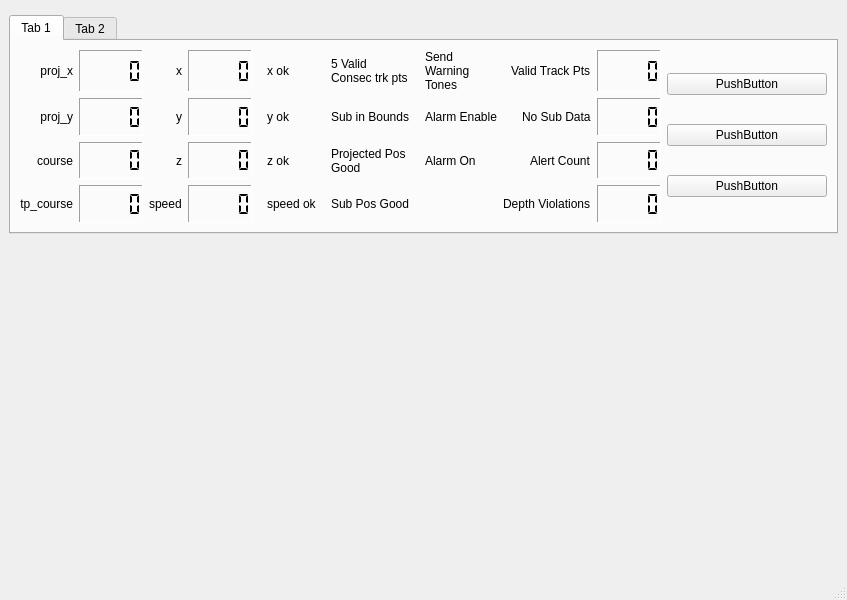
<?xml version="1.0" encoding="UTF-8"?>
<ui version="4.0">
 <class>UEWS_Tracking_GUI</class>
 <widget class="QMainWindow" name="UEWS_Tracking_GUI">
  <property name="geometry">
   <rect>
    <x>0</x>
    <y>0</y>
    <width>847</width>
    <height>600</height>
   </rect>
  </property>
  <property name="windowTitle">
   <string>UEWS Tracking GUI</string>
  </property>
  <widget class="QWidget" name="centralwidget">
   <layout class="QVBoxLayout" name="verticalLayout" stretch="0,4,6">
    <item>
     <widget class="StateReceiver" name="StateReceiver" native="true">
      <property name="maximumSize">
       <size>
        <width>3</width>
        <height>0</height>
       </size>
      </property>
     </widget>
    </item>
    <item>
     <widget class="QTabWidget" name="tabWidget">
      <property name="tabPosition">
       <enum>QTabWidget::North</enum>
      </property>
      <property name="tabShape">
       <enum>QTabWidget::Rounded</enum>
      </property>
      <property name="currentIndex">
       <number>0</number>
      </property>
      <property name="iconSize">
       <size>
        <width>16</width>
        <height>16</height>
       </size>
      </property>
      <property name="elideMode">
       <enum>Qt::ElideNone</enum>
      </property>
      <property name="tabsClosable">
       <bool>false</bool>
      </property>
      <property name="movable">
       <bool>false</bool>
      </property>
      <widget class="QWidget" name="tab">
       <attribute name="title">
        <string>Tab 1</string>
       </attribute>
       <layout class="QHBoxLayout" name="horizontalLayout" stretch="8,2">
        <item>
         <layout class="QGridLayout" name="gridLayout" rowstretch="0,0,0,0,0" columnstretch="5,4,5,4,4,5,4,5,4,5,5,4">
          <property name="sizeConstraint">
           <enum>QLayout::SetMaximumSize</enum>
          </property>
          <property name="bottomMargin">
           <number>0</number>
          </property>
          <property name="verticalSpacing">
           <number>6</number>
          </property>
          <item row="1" column="10" alignment="Qt::AlignRight">
           <widget class="QLabel" name="valid_track_points">
            <property name="text">
             <string>Valid Track Pts</string>
            </property>
           </widget>
          </item>
          <item row="2" column="7">
           <widget class="QLabel" name="sub_in_bounds">
            <property name="text">
             <string>Sub in Bounds</string>
            </property>
           </widget>
          </item>
          <item row="2" column="0">
           <widget class="QLabel" name="ProjectedY">
            <property name="text">
             <string>proj_y</string>
            </property>
            <property name="alignment">
             <set>Qt::AlignRight|Qt::AlignTrailing|Qt::AlignVCenter</set>
            </property>
           </widget>
          </item>
          <item row="3" column="8">
           <widget class="QLed" name="alarm_on_indicator" native="true"/>
          </item>
          <item row="1" column="1">
           <widget class="QLCDNumber" name="proj_x_val">
            <property name="autoFillBackground">
             <bool>false</bool>
            </property>
            <property name="frameShape">
             <enum>QFrame::Panel</enum>
            </property>
            <property name="frameShadow">
             <enum>QFrame::Sunken</enum>
            </property>
            <property name="lineWidth">
             <number>1</number>
            </property>
            <property name="midLineWidth">
             <number>1</number>
            </property>
            <property name="smallDecimalPoint">
             <bool>false</bool>
            </property>
            <property name="segmentStyle">
             <enum>QLCDNumber::Flat</enum>
            </property>
           </widget>
          </item>
          <item row="1" column="11">
           <widget class="QLCDNumber" name="valid_track_pts_val">
            <property name="autoFillBackground">
             <bool>false</bool>
            </property>
            <property name="frameShape">
             <enum>QFrame::Panel</enum>
            </property>
            <property name="frameShadow">
             <enum>QFrame::Sunken</enum>
            </property>
            <property name="lineWidth">
             <number>1</number>
            </property>
            <property name="midLineWidth">
             <number>1</number>
            </property>
            <property name="segmentStyle">
             <enum>QLCDNumber::Flat</enum>
            </property>
           </widget>
          </item>
          <item row="4" column="7">
           <widget class="QLabel" name="sub_pos_good">
            <property name="text">
             <string>Sub Pos Good</string>
            </property>
           </widget>
          </item>
          <item row="4" column="11">
           <widget class="QLCDNumber" name="depth_violations_val">
            <property name="autoFillBackground">
             <bool>false</bool>
            </property>
            <property name="frameShape">
             <enum>QFrame::Panel</enum>
            </property>
            <property name="frameShadow">
             <enum>QFrame::Sunken</enum>
            </property>
            <property name="lineWidth">
             <number>1</number>
            </property>
            <property name="midLineWidth">
             <number>1</number>
            </property>
            <property name="segmentStyle">
             <enum>QLCDNumber::Flat</enum>
            </property>
           </widget>
          </item>
          <item row="3" column="11">
           <widget class="QLCDNumber" name="alert_count_val">
            <property name="autoFillBackground">
             <bool>false</bool>
            </property>
            <property name="frameShape">
             <enum>QFrame::Panel</enum>
            </property>
            <property name="frameShadow">
             <enum>QFrame::Sunken</enum>
            </property>
            <property name="lineWidth">
             <number>1</number>
            </property>
            <property name="midLineWidth">
             <number>1</number>
            </property>
            <property name="segmentStyle">
             <enum>QLCDNumber::Flat</enum>
            </property>
           </widget>
          </item>
          <item row="3" column="3">
           <widget class="QLCDNumber" name="z_val">
            <property name="autoFillBackground">
             <bool>false</bool>
            </property>
            <property name="frameShape">
             <enum>QFrame::Panel</enum>
            </property>
            <property name="frameShadow">
             <enum>QFrame::Sunken</enum>
            </property>
            <property name="lineWidth">
             <number>1</number>
            </property>
            <property name="midLineWidth">
             <number>1</number>
            </property>
            <property name="segmentStyle">
             <enum>QLCDNumber::Flat</enum>
            </property>
           </widget>
          </item>
          <item row="2" column="11">
           <widget class="QLCDNumber" name="no_sub_data_val">
            <property name="autoFillBackground">
             <bool>false</bool>
            </property>
            <property name="frameShape">
             <enum>QFrame::Panel</enum>
            </property>
            <property name="frameShadow">
             <enum>QFrame::Sunken</enum>
            </property>
            <property name="lineWidth">
             <number>1</number>
            </property>
            <property name="midLineWidth">
             <number>1</number>
            </property>
            <property name="segmentStyle">
             <enum>QLCDNumber::Flat</enum>
            </property>
           </widget>
          </item>
          <item row="2" column="10" alignment="Qt::AlignRight">
           <widget class="QLabel" name="no_sub_data">
            <property name="text">
             <string>No Sub Data</string>
            </property>
           </widget>
          </item>
          <item row="2" column="1">
           <widget class="QLCDNumber" name="proj_y_val">
            <property name="autoFillBackground">
             <bool>false</bool>
            </property>
            <property name="frameShape">
             <enum>QFrame::Panel</enum>
            </property>
            <property name="frameShadow">
             <enum>QFrame::Sunken</enum>
            </property>
            <property name="lineWidth">
             <number>1</number>
            </property>
            <property name="midLineWidth">
             <number>1</number>
            </property>
            <property name="segmentStyle">
             <enum>QLCDNumber::Flat</enum>
            </property>
           </widget>
          </item>
          <item row="1" column="5">
           <widget class="QLabel" name="x_ok">
            <property name="text">
             <string>x ok</string>
            </property>
           </widget>
          </item>
          <item row="4" column="4">
           <widget class="QLed" name="speed_ok_indicator" native="true"/>
          </item>
          <item row="1" column="8">
           <widget class="QLed" name="send_warn_tones_indicator" native="true"/>
          </item>
          <item row="4" column="0">
           <widget class="QLabel" name="tp_course">
            <property name="text">
             <string>tp_course</string>
            </property>
            <property name="alignment">
             <set>Qt::AlignRight|Qt::AlignTrailing|Qt::AlignVCenter</set>
            </property>
           </widget>
          </item>
          <item row="4" column="3">
           <widget class="QLCDNumber" name="speed_val">
            <property name="autoFillBackground">
             <bool>false</bool>
            </property>
            <property name="frameShape">
             <enum>QFrame::Panel</enum>
            </property>
            <property name="frameShadow">
             <enum>QFrame::Sunken</enum>
            </property>
            <property name="lineWidth">
             <number>1</number>
            </property>
            <property name="midLineWidth">
             <number>1</number>
            </property>
            <property name="segmentStyle">
             <enum>QLCDNumber::Flat</enum>
            </property>
           </widget>
          </item>
          <item row="4" column="2" alignment="Qt::AlignRight">
           <widget class="QLabel" name="speed">
            <property name="text">
             <string>speed</string>
            </property>
           </widget>
          </item>
          <item row="2" column="8">
           <widget class="QLed" name="alarm_enable_indicator" native="true"/>
          </item>
          <item row="3" column="5">
           <widget class="QLabel" name="z_ok">
            <property name="text">
             <string>z ok</string>
            </property>
           </widget>
          </item>
          <item row="3" column="7">
           <widget class="QLabel" name="proj_pos_good">
            <property name="text">
             <string>Projected Pos Good</string>
            </property>
            <property name="wordWrap">
             <bool>true</bool>
            </property>
           </widget>
          </item>
          <item row="2" column="2" alignment="Qt::AlignRight">
           <widget class="QLabel" name="y">
            <property name="text">
             <string>y</string>
            </property>
           </widget>
          </item>
          <item row="1" column="7">
           <widget class="QLabel" name="valid_track_pts">
            <property name="text">
             <string>5 Valid Consec trk pts</string>
            </property>
            <property name="wordWrap">
             <bool>true</bool>
            </property>
           </widget>
          </item>
          <item row="1" column="3">
           <widget class="QLCDNumber" name="x_val">
            <property name="autoFillBackground">
             <bool>false</bool>
            </property>
            <property name="frameShape">
             <enum>QFrame::Panel</enum>
            </property>
            <property name="frameShadow">
             <enum>QFrame::Sunken</enum>
            </property>
            <property name="lineWidth">
             <number>1</number>
            </property>
            <property name="midLineWidth">
             <number>1</number>
            </property>
            <property name="segmentStyle">
             <enum>QLCDNumber::Flat</enum>
            </property>
           </widget>
          </item>
          <item row="3" column="6">
           <widget class="QLed" name="proj_pos_good_indicator" native="true"/>
          </item>
          <item row="3" column="1">
           <widget class="QLCDNumber" name="course_val">
            <property name="autoFillBackground">
             <bool>false</bool>
            </property>
            <property name="frameShape">
             <enum>QFrame::Panel</enum>
            </property>
            <property name="frameShadow">
             <enum>QFrame::Sunken</enum>
            </property>
            <property name="lineWidth">
             <number>1</number>
            </property>
            <property name="midLineWidth">
             <number>1</number>
            </property>
            <property name="smallDecimalPoint">
             <bool>false</bool>
            </property>
            <property name="segmentStyle">
             <enum>QLCDNumber::Flat</enum>
            </property>
           </widget>
          </item>
          <item row="3" column="2" alignment="Qt::AlignRight">
           <widget class="QLabel" name="z">
            <property name="text">
             <string>z</string>
            </property>
           </widget>
          </item>
          <item row="3" column="0">
           <widget class="QLabel" name="Course">
            <property name="text">
             <string>course</string>
            </property>
            <property name="alignment">
             <set>Qt::AlignRight|Qt::AlignTrailing|Qt::AlignVCenter</set>
            </property>
           </widget>
          </item>
          <item row="1" column="2" alignment="Qt::AlignRight">
           <widget class="QLabel" name="x">
            <property name="text">
             <string>x</string>
            </property>
           </widget>
          </item>
          <item row="1" column="6">
           <widget class="QLed" name="valid_trk_pts_indicator" native="true"/>
          </item>
          <item row="1" column="4">
           <widget class="QLed" name="x_ok_indicator" native="true"/>
          </item>
          <item row="1" column="9">
           <widget class="QLabel" name="send_warn_tones">
            <property name="text">
             <string>Send Warning Tones</string>
            </property>
            <property name="wordWrap">
             <bool>true</bool>
            </property>
           </widget>
          </item>
          <item row="2" column="4">
           <widget class="QLed" name="y_ok_indicator" native="true"/>
          </item>
          <item row="2" column="5">
           <widget class="QLabel" name="y_ok">
            <property name="text">
             <string>y ok</string>
            </property>
           </widget>
          </item>
          <item row="2" column="6">
           <widget class="QLed" name="sub_in_indicator" native="true"/>
          </item>
          <item row="1" column="0">
           <widget class="QLabel" name="ProjectedX">
            <property name="frameShape">
             <enum>QFrame::NoFrame</enum>
            </property>
            <property name="frameShadow">
             <enum>QFrame::Plain</enum>
            </property>
            <property name="text">
             <string>proj_x</string>
            </property>
            <property name="scaledContents">
             <bool>false</bool>
            </property>
            <property name="alignment">
             <set>Qt::AlignRight|Qt::AlignTrailing|Qt::AlignVCenter</set>
            </property>
           </widget>
          </item>
          <item row="3" column="4">
           <widget class="QLed" name="z_ok_indicator" native="true"/>
          </item>
          <item row="2" column="9">
           <widget class="QLabel" name="alarm_enable">
            <property name="text">
             <string>Alarm Enable</string>
            </property>
           </widget>
          </item>
          <item row="4" column="1">
           <widget class="QLCDNumber" name="tp_course_val">
            <property name="autoFillBackground">
             <bool>false</bool>
            </property>
            <property name="frameShape">
             <enum>QFrame::Panel</enum>
            </property>
            <property name="frameShadow">
             <enum>QFrame::Sunken</enum>
            </property>
            <property name="lineWidth">
             <number>1</number>
            </property>
            <property name="midLineWidth">
             <number>1</number>
            </property>
            <property name="smallDecimalPoint">
             <bool>false</bool>
            </property>
            <property name="segmentStyle">
             <enum>QLCDNumber::Flat</enum>
            </property>
           </widget>
          </item>
          <item row="4" column="6">
           <widget class="QLed" name="sub_pos_good_indicator" native="true"/>
          </item>
          <item row="3" column="10" alignment="Qt::AlignRight">
           <widget class="QLabel" name="alert_count">
            <property name="text">
             <string>Alert Count</string>
            </property>
           </widget>
          </item>
          <item row="4" column="10" alignment="Qt::AlignRight">
           <widget class="QLabel" name="depth_violations">
            <property name="text">
             <string>Depth Violations</string>
            </property>
           </widget>
          </item>
          <item row="3" column="9">
           <widget class="QLabel" name="alarm_on">
            <property name="text">
             <string>Alarm On</string>
            </property>
           </widget>
          </item>
          <item row="2" column="3">
           <widget class="QLCDNumber" name="y_val">
            <property name="autoFillBackground">
             <bool>false</bool>
            </property>
            <property name="frameShape">
             <enum>QFrame::Panel</enum>
            </property>
            <property name="frameShadow">
             <enum>QFrame::Sunken</enum>
            </property>
            <property name="lineWidth">
             <number>1</number>
            </property>
            <property name="midLineWidth">
             <number>1</number>
            </property>
            <property name="segmentStyle">
             <enum>QLCDNumber::Flat</enum>
            </property>
           </widget>
          </item>
          <item row="4" column="5">
           <widget class="QLabel" name="speed_ok">
            <property name="text">
             <string>speed ok</string>
            </property>
           </widget>
          </item>
         </layout>
        </item>
        <item>
         <layout class="QVBoxLayout" name="verticalLayout_2">
          <item>
           <widget class="QPushButton" name="pushButton_3">
            <property name="text">
             <string>PushButton</string>
            </property>
           </widget>
          </item>
          <item>
           <widget class="QPushButton" name="pushButton_2">
            <property name="text">
             <string>PushButton</string>
            </property>
           </widget>
          </item>
          <item>
           <widget class="QPushButton" name="pushButton">
            <property name="text">
             <string>PushButton</string>
            </property>
           </widget>
          </item>
         </layout>
        </item>
       </layout>
      </widget>
      <widget class="QWidget" name="tab_2">
       <attribute name="title">
        <string>Tab 2</string>
       </attribute>
      </widget>
     </widget>
    </item>
    <item>
     <widget class="Canvas" name="TrackingCanvas" native="true"/>
    </item>
   </layout>
  </widget>
  <widget class="QMenuBar" name="menubar">
   <property name="geometry">
    <rect>
     <x>0</x>
     <y>0</y>
     <width>847</width>
     <height>21</height>
    </rect>
   </property>
  </widget>
  <widget class="QStatusBar" name="statusbar"/>
 </widget>
 <customwidgets>
  <customwidget>
   <class>QLed</class>
   <extends>QWidget</extends>
   <header>QLed</header>
   <container>1</container>
   <slots>
    <slot>setValue(bool)</slot>
    <slot>setOnColour(int)</slot>
    <slot>setOffColour(int)</slot>
   </slots>
  </customwidget>
  <customwidget>
   <class>Canvas</class>
   <extends>QWidget</extends>
   <header>tracking_grid</header>
   <container>1</container>
   <slots>
    <slot>new_state()</slot>
   </slots>
  </customwidget>
  <customwidget>
   <class>StateReceiver</class>
   <extends>QWidget</extends>
   <header>state_receiver</header>
   <container>1</container>
   <slots>
    <signal>receivedState()</signal>
    <signal>set_x(int)</signal>
    <signal>set_y(int)</signal>
    <signal>set_z(int)</signal>
    <signal>set_proj_x(int)</signal>
    <signal>set_proj_y(int)</signal>
    <signal>set_course(int)</signal>
    <signal>set_tp_course(int)</signal>
    <signal>set_speed(int)</signal>
    <signal>set_valid_track_pts(int)</signal>
    <signal>set_no_sub_data(int)</signal>
    <signal>set_alert_count(int)</signal>
    <signal>set_depth_violations(int)</signal>
    <signal>set_x_ok(bool)</signal>
    <signal>set_y_ok(bool)</signal>
    <signal>set_z_ok(bool)</signal>
    <signal>set_speed_ok(bool)</signal>
    <signal>set_valid_consec_track(bool)</signal>
    <signal>set_sub_in_bounds(bool)</signal>
    <signal>set_proj_pos_good(bool)</signal>
    <signal>set_sub_pos_good(bool)</signal>
    <signal>set_send_warn_tones(bool)</signal>
    <signal>set_alarm_enable(bool)</signal>
    <signal>set_alarm_on(bool)</signal>
    <signal>set_on_colour(int)</signal>
    <signal>set_off_colour(int)</signal>
    <slot>run()</slot>
   </slots>
  </customwidget>
 </customwidgets>
 <resources/>
 <connections>
  <connection>
   <sender>StateReceiver</sender>
   <signal>receivedState()</signal>
   <receiver>TrackingCanvas</receiver>
   <slot>new_state()</slot>
   <hints>
    <hint type="sourcelabel">
     <x>11</x>
     <y>34</y>
    </hint>
    <hint type="destinationlabel">
     <x>11</x>
     <y>565</y>
    </hint>
   </hints>
  </connection>
  <connection>
   <sender>StateReceiver</sender>
   <signal>set_x(int)</signal>
   <receiver>x_val</receiver>
   <slot>display(int)</slot>
   <hints>
    <hint type="sourcelabel">
     <x>10</x>
     <y>34</y>
    </hint>
    <hint type="destinationlabel">
     <x>211</x>
     <y>133</y>
    </hint>
   </hints>
  </connection>
  <connection>
   <sender>StateReceiver</sender>
   <signal>set_y(int)</signal>
   <receiver>y_val</receiver>
   <slot>display(int)</slot>
   <hints>
    <hint type="sourcelabel">
     <x>10</x>
     <y>34</y>
    </hint>
    <hint type="destinationlabel">
     <x>211</x>
     <y>250</y>
    </hint>
   </hints>
  </connection>
  <connection>
   <sender>StateReceiver</sender>
   <signal>set_z(int)</signal>
   <receiver>z_val</receiver>
   <slot>display(int)</slot>
   <hints>
    <hint type="sourcelabel">
     <x>10</x>
     <y>34</y>
    </hint>
    <hint type="destinationlabel">
     <x>211</x>
     <y>368</y>
    </hint>
   </hints>
  </connection>
  <connection>
   <sender>StateReceiver</sender>
   <signal>set_proj_x(int)</signal>
   <receiver>proj_x_val</receiver>
   <slot>display(int)</slot>
   <hints>
    <hint type="sourcelabel">
     <x>10</x>
     <y>34</y>
    </hint>
    <hint type="destinationlabel">
     <x>106</x>
     <y>133</y>
    </hint>
   </hints>
  </connection>
  <connection>
   <sender>StateReceiver</sender>
   <signal>set_proj_y(int)</signal>
   <receiver>proj_y_val</receiver>
   <slot>display(int)</slot>
   <hints>
    <hint type="sourcelabel">
     <x>10</x>
     <y>34</y>
    </hint>
    <hint type="destinationlabel">
     <x>106</x>
     <y>250</y>
    </hint>
   </hints>
  </connection>
  <connection>
   <sender>StateReceiver</sender>
   <signal>set_course(int)</signal>
   <receiver>course_val</receiver>
   <slot>display(int)</slot>
   <hints>
    <hint type="sourcelabel">
     <x>10</x>
     <y>34</y>
    </hint>
    <hint type="destinationlabel">
     <x>106</x>
     <y>368</y>
    </hint>
   </hints>
  </connection>
  <connection>
   <sender>StateReceiver</sender>
   <signal>set_tp_course(int)</signal>
   <receiver>tp_course_val</receiver>
   <slot>display(int)</slot>
   <hints>
    <hint type="sourcelabel">
     <x>10</x>
     <y>34</y>
    </hint>
    <hint type="destinationlabel">
     <x>106</x>
     <y>485</y>
    </hint>
   </hints>
  </connection>
  <connection>
   <sender>StateReceiver</sender>
   <signal>set_sub_in_bounds(bool)</signal>
   <receiver>sub_in_indicator</receiver>
   <slot>setValue(bool)</slot>
   <hints>
    <hint type="sourcelabel">
     <x>10</x>
     <y>29</y>
    </hint>
    <hint type="destinationlabel">
     <x>331</x>
     <y>130</y>
    </hint>
   </hints>
  </connection>
  <connection>
   <sender>StateReceiver</sender>
   <signal>set_speed(int)</signal>
   <receiver>speed_val</receiver>
   <slot>display(int)</slot>
   <hints>
    <hint type="sourcelabel">
     <x>10</x>
     <y>29</y>
    </hint>
    <hint type="destinationlabel">
     <x>211</x>
     <y>215</y>
    </hint>
   </hints>
  </connection>
  <connection>
   <sender>StateReceiver</sender>
   <signal>set_on_colour(int)</signal>
   <receiver>speed_ok_indicator</receiver>
   <slot>setOnColour(int)</slot>
   <hints>
    <hint type="sourcelabel">
     <x>10</x>
     <y>29</y>
    </hint>
    <hint type="destinationlabel">
     <x>258</x>
     <y>215</y>
    </hint>
   </hints>
  </connection>
  <connection>
   <sender>StateReceiver</sender>
   <signal>set_off_colour(int)</signal>
   <receiver>speed_ok_indicator</receiver>
   <slot>setOffColour(int)</slot>
   <hints>
    <hint type="sourcelabel">
     <x>10</x>
     <y>29</y>
    </hint>
    <hint type="destinationlabel">
     <x>258</x>
     <y>215</y>
    </hint>
   </hints>
  </connection>
 </connections>
</ui>
